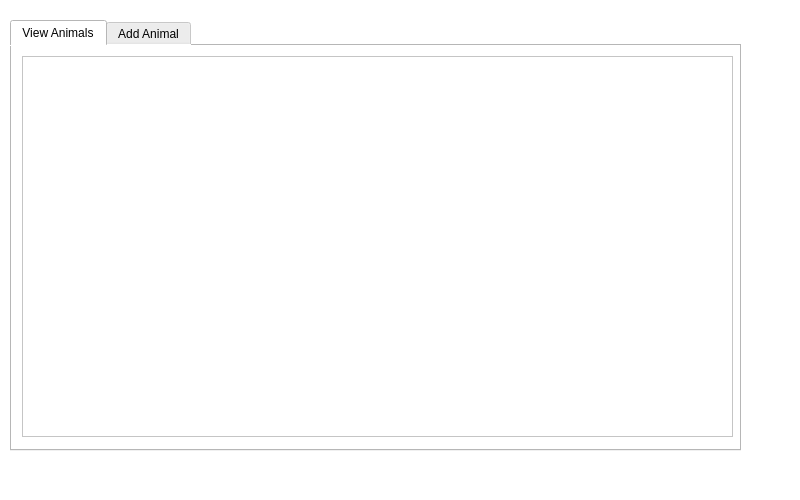
<?xml version="1.0" encoding="UTF-8"?>
<ui version="4.0">
 <class>MainWindow</class>
 <widget class="QMainWindow" name="MainWindow">
  <property name="geometry">
   <rect>
    <x>0</x>
    <y>0</y>
    <width>800</width>
    <height>500</height>
   </rect>
  </property>
  <property name="minimumSize">
   <size>
    <width>800</width>
    <height>500</height>
   </size>
  </property>
  <property name="maximumSize">
   <size>
    <width>800</width>
    <height>500</height>
   </size>
  </property>
  <property name="windowTitle">
   <string>cuACS</string>
  </property>
  <property name="styleSheet">
   <string notr="true">background-color: white;</string>
  </property>
  <widget class="QWidget" name="centralWidget">
   <widget class="QTabWidget" name="tabWidget">
    <property name="geometry">
     <rect>
      <x>10</x>
      <y>20</y>
      <width>731</width>
      <height>431</height>
     </rect>
    </property>
    <property name="sizePolicy">
     <sizepolicy hsizetype="Expanding" vsizetype="Expanding">
      <horstretch>0</horstretch>
      <verstretch>0</verstretch>
     </sizepolicy>
    </property>
    <property name="currentIndex">
     <number>0</number>
    </property>
    <widget class="QWidget" name="viewAnimalsTab">
     <attribute name="title">
      <string>View Animals</string>
     </attribute>
     <widget class="QListWidget" name="animalsListWidget">
      <property name="geometry">
       <rect>
        <x>10</x>
        <y>10</y>
        <width>711</width>
        <height>381</height>
       </rect>
      </property>
     </widget>
    </widget>
    <widget class="QWidget" name="addAnimalTab">
     <attribute name="title">
      <string>Add Animal</string>
     </attribute>
     <widget class="QWidget" name="verticalLayoutWidget">
      <property name="geometry">
       <rect>
        <x>40</x>
        <y>30</y>
        <width>160</width>
        <height>295</height>
       </rect>
      </property>
      <layout class="QVBoxLayout" name="verticalLayout">
       <item>
        <widget class="QLabel" name="nameLabel">
         <property name="text">
          <string>Name</string>
         </property>
        </widget>
       </item>
       <item>
        <widget class="QLineEdit" name="nameEdit"/>
       </item>
       <item>
        <widget class="QLabel" name="genderLabel">
         <property name="text">
          <string>Gender</string>
         </property>
        </widget>
       </item>
       <item>
        <widget class="QLineEdit" name="genderEdit"/>
       </item>
       <item>
        <widget class="QLabel" name="ageLabel">
         <property name="text">
          <string>Age</string>
         </property>
        </widget>
       </item>
       <item>
        <widget class="QLineEdit" name="ageEdit"/>
       </item>
       <item>
        <widget class="QLabel" name="breedLabel">
         <property name="text">
          <string>Breed</string>
         </property>
        </widget>
       </item>
       <item>
        <widget class="QLineEdit" name="breedEdit"/>
       </item>
       <item>
        <widget class="QLabel" name="colorLabel">
         <property name="text">
          <string>Color</string>
         </property>
        </widget>
       </item>
       <item>
        <widget class="QLineEdit" name="colorEdit"/>
       </item>
       <item>
        <widget class="QCheckBox" name="neuteredCheckBox">
         <property name="text">
          <string>Neutered/Spayed</string>
         </property>
        </widget>
       </item>
      </layout>
     </widget>
     <widget class="QWidget" name="verticalLayoutWidget_2">
      <property name="geometry">
       <rect>
        <x>250</x>
        <y>20</y>
        <width>191</width>
        <height>311</height>
       </rect>
      </property>
      <layout class="QVBoxLayout" name="verticalLayout_2">
       <item>
        <widget class="QLabel" name="biteLabel">
         <property name="text">
          <string>Bite Tendency</string>
         </property>
        </widget>
       </item>
       <item>
        <widget class="QSlider" name="biteSlider">
         <property name="maximum">
          <number>10</number>
         </property>
         <property name="sliderPosition">
          <number>5</number>
         </property>
         <property name="orientation">
          <enum>Qt::Horizontal</enum>
         </property>
        </widget>
       </item>
       <item>
        <widget class="QLabel" name="scratchLabel">
         <property name="text">
          <string>Scratch Tendency</string>
         </property>
        </widget>
       </item>
       <item>
        <widget class="QSlider" name="scratchSlider">
         <property name="maximum">
          <number>10</number>
         </property>
         <property name="sliderPosition">
          <number>5</number>
         </property>
         <property name="orientation">
          <enum>Qt::Horizontal</enum>
         </property>
        </widget>
       </item>
       <item>
        <widget class="QLabel" name="adultFriendlinessLabel">
         <property name="text">
          <string>Friendliness (Adults)</string>
         </property>
        </widget>
       </item>
       <item>
        <widget class="QSlider" name="adultFriendlinessSlider">
         <property name="maximum">
          <number>10</number>
         </property>
         <property name="sliderPosition">
          <number>5</number>
         </property>
         <property name="orientation">
          <enum>Qt::Horizontal</enum>
         </property>
        </widget>
       </item>
       <item>
        <widget class="QLabel" name="childFriendlinessLabel">
         <property name="text">
          <string>Friendliness (Children)</string>
         </property>
        </widget>
       </item>
       <item>
        <widget class="QSlider" name="childFriendlinessSlider">
         <property name="maximum">
          <number>10</number>
         </property>
         <property name="sliderPosition">
          <number>5</number>
         </property>
         <property name="orientation">
          <enum>Qt::Horizontal</enum>
         </property>
        </widget>
       </item>
       <item>
        <widget class="QLabel" name="noiseLabel">
         <property name="text">
          <string>Noisiness</string>
         </property>
        </widget>
       </item>
       <item>
        <widget class="QSlider" name="noiseSlider">
         <property name="maximum">
          <number>10</number>
         </property>
         <property name="sliderPosition">
          <number>5</number>
         </property>
         <property name="orientation">
          <enum>Qt::Horizontal</enum>
         </property>
        </widget>
       </item>
       <item>
        <widget class="QLabel" name="independenceLabel">
         <property name="text">
          <string>Independence</string>
         </property>
        </widget>
       </item>
       <item>
        <widget class="QSlider" name="independenceSlider">
         <property name="maximum">
          <number>10</number>
         </property>
         <property name="sliderPosition">
          <number>5</number>
         </property>
         <property name="orientation">
          <enum>Qt::Horizontal</enum>
         </property>
        </widget>
       </item>
      </layout>
     </widget>
     <widget class="QWidget" name="verticalLayoutWidget_3">
      <property name="geometry">
       <rect>
        <x>490</x>
        <y>20</y>
        <width>191</width>
        <height>311</height>
       </rect>
      </property>
      <layout class="QVBoxLayout" name="verticalLayout_3">
       <item>
        <widget class="QLabel" name="bedSleepLabel">
         <property name="text">
          <string>Sleeps in Bed</string>
         </property>
        </widget>
       </item>
       <item>
        <widget class="QSlider" name="bedSleepSlider">
         <property name="maximum">
          <number>10</number>
         </property>
         <property name="sliderPosition">
          <number>5</number>
         </property>
         <property name="orientation">
          <enum>Qt::Horizontal</enum>
         </property>
        </widget>
       </item>
       <item>
        <widget class="QLabel" name="snoreLabel">
         <property name="text">
          <string>Snoring Level</string>
         </property>
        </widget>
       </item>
       <item>
        <widget class="QSlider" name="snoreSlider">
         <property name="maximum">
          <number>10</number>
         </property>
         <property name="sliderPosition">
          <number>5</number>
         </property>
         <property name="orientation">
          <enum>Qt::Horizontal</enum>
         </property>
        </widget>
       </item>
       <item>
        <widget class="QLabel" name="energyLabel">
         <property name="text">
          <string>Energy</string>
         </property>
        </widget>
       </item>
       <item>
        <widget class="QSlider" name="energySlider">
         <property name="maximum">
          <number>10</number>
         </property>
         <property name="sliderPosition">
          <number>5</number>
         </property>
         <property name="orientation">
          <enum>Qt::Horizontal</enum>
         </property>
        </widget>
       </item>
       <item>
        <widget class="QLabel" name="vetComfortLabel">
         <property name="text">
          <string>Comfort with Veterinarian</string>
         </property>
        </widget>
       </item>
       <item>
        <widget class="QSlider" name="vetComfortSlider">
         <property name="maximum">
          <number>10</number>
         </property>
         <property name="sliderPosition">
          <number>5</number>
         </property>
         <property name="orientation">
          <enum>Qt::Horizontal</enum>
         </property>
        </widget>
       </item>
       <item>
        <widget class="QLabel" name="handledComfortLabel">
         <property name="text">
          <string>Comfort being Handled</string>
         </property>
        </widget>
       </item>
       <item>
        <widget class="QSlider" name="handledComfortSlider">
         <property name="maximum">
          <number>10</number>
         </property>
         <property name="sliderPosition">
          <number>5</number>
         </property>
         <property name="orientation">
          <enum>Qt::Horizontal</enum>
         </property>
        </widget>
       </item>
       <item>
        <widget class="QLabel" name="escapeLabel">
         <property name="text">
          <string>Escape Tendency</string>
         </property>
        </widget>
       </item>
       <item>
        <widget class="QSlider" name="escapeSlider">
         <property name="maximum">
          <number>10</number>
         </property>
         <property name="sliderPosition">
          <number>5</number>
         </property>
         <property name="orientation">
          <enum>Qt::Horizontal</enum>
         </property>
        </widget>
       </item>
      </layout>
     </widget>
     <widget class="QPushButton" name="submitButton">
      <property name="geometry">
       <rect>
        <x>490</x>
        <y>350</y>
        <width>191</width>
        <height>41</height>
       </rect>
      </property>
      <property name="text">
       <string>Submit</string>
      </property>
     </widget>
     <widget class="QComboBox" name="animalTypeBox">
      <property name="geometry">
       <rect>
        <x>40</x>
        <y>350</y>
        <width>161</width>
        <height>25</height>
       </rect>
      </property>
      <property name="maxVisibleItems">
       <number>3</number>
      </property>
      <item>
       <property name="text">
        <string>Dog</string>
       </property>
      </item>
      <item>
       <property name="text">
        <string>Cat</string>
       </property>
      </item>
      <item>
       <property name="text">
        <string>Rabbit</string>
       </property>
      </item>
     </widget>
    </widget>
   </widget>
  </widget>
  <widget class="QMenuBar" name="menuBar">
   <property name="geometry">
    <rect>
     <x>0</x>
     <y>0</y>
     <width>800</width>
     <height>22</height>
    </rect>
   </property>
  </widget>
  <widget class="QStatusBar" name="statusBar"/>
 </widget>
 <layoutdefault spacing="6" margin="11"/>
 <resources/>
 <connections/>
</ui>
